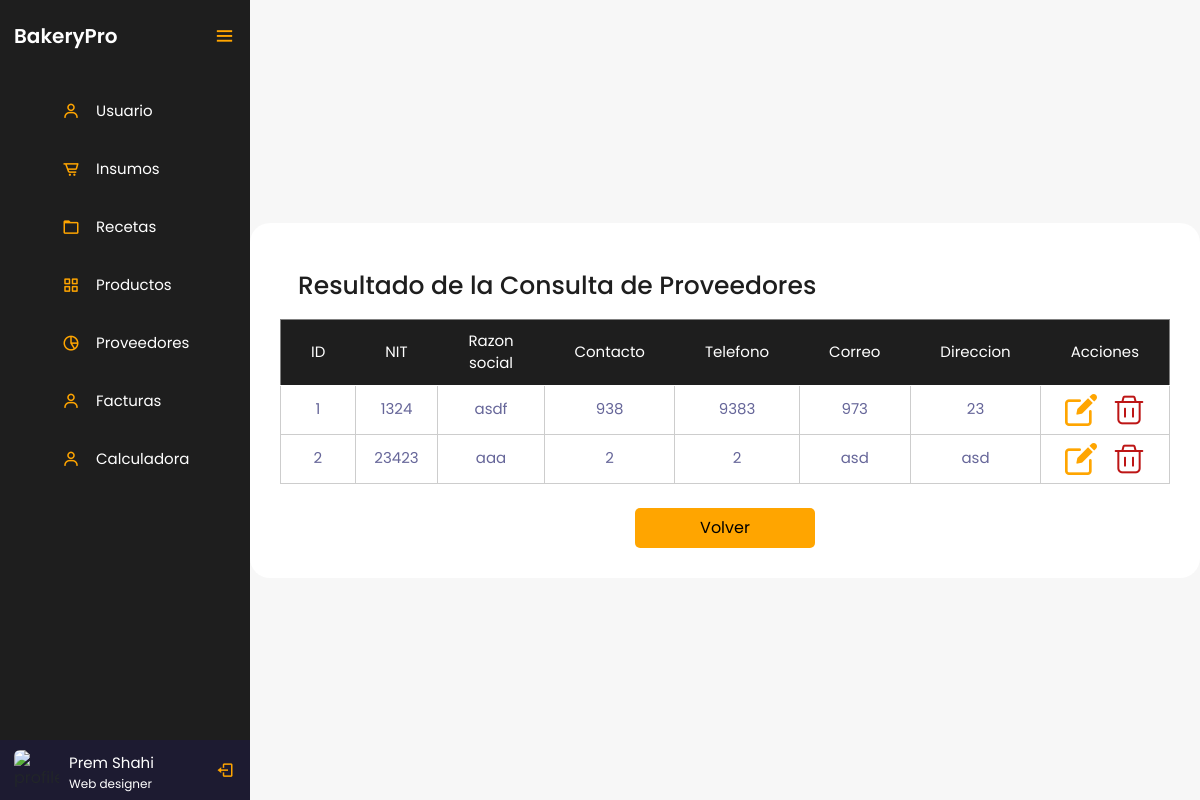
Page /controlador/Proveedores/consultar.php (signed in) on the committed database.
### tables this page shows
CREATE TABLE `tblproveedores` (
  `IdProveedores` int(3) NOT NULL,
  `NIT` decimal(15,0) NOT NULL,
  `RazonSocial` varchar(20) NOT NULL,
  `Contacto` varchar(40) NOT NULL,
  `Telefono` decimal(10,0) NOT NULL,
  `Correo` varchar(20) NOT NULL,
  `Direccion` varchar(40) NOT NULL
);

### controlador/Proveedores/consultar.php (the view, shortened to what this page needs)
<!DOCTYPE html>
<html lang="en">
<head>
    <link href="https://cdn.jsdelivr.net/npm/bootstrap@5.3.3/dist/css/bootstrap.min.css" rel="stylesheet">
    <link href='https://unpkg.com/boxicons@2.0.7/css/boxicons.min.css' rel='stylesheet'>
    <link rel="stylesheet" href="../../vista/style/styles.css">
</head>
<body>
    <div class="sidebar open">
            <div class="logo-details">
                <a href="../../dashboard.php" class="logo_link">
                    <span class="logo_name">BakeryPro</span>
                </a>
                <i class='bx bx-menu' id="btn" ></i>
            </div>
            <ul class="nav-list">
                <li>
                    <a href="../../vista/html/usuarios.php">
                        <i class='bx bx-user' ></i>
                        <span class="links_name">Usuario</span>
                    </a>
                </li>
                <li>
                    <a href="../../vista/html/insumos.php">
                        <i class='bx bx-cart-alt' ></i>
                        <span class="links_name">Insumos</span>
                    </a>
                </li>
                <li>
                    <a href="../../vista/html/recetas.php">
                        <i class='bx bx-folder' ></i>
                        <span class="links_name">Recetas</span>
                    </a>
                </li>
                <li>
                    <a href="../../vista/html/productos.php">
                        <i class='bx bx-grid-alt'></i>
                        <span class="links_name">Productos</span>
                    </a>
                </li>
                <li>
                    <a href="../../vista/html/proveedores.php">
                        <i class='bx bx-pie-chart-alt-2' ></i>
                        <span class="links_name">Proveedores</span>
                    </a>
                </li>
                <li>
                    <a href="../../vista/html/facturas.php">
                        <i class='bx bx-user' ></i>
                        <span class="links_name">Facturas</span>
                    </a>
                </li>
                <li>
                    <a href="./calculadora.php">
                        <i class='bx bx-user' ></i>
                        <span class="links_name">Calculadora</span>
                    </a>
                </li>
                <li class="profile">
                    <div class="profile-details">
                        <img src="profile.jpg" alt="profileImg">
                        <div class="name_job">
                            <div class="name">Prem Shahi</div>
                            <div class="job">Web designer</div>
                        </div>
                    </div>
                    <i class='bx bx-log-out' id="log_out" ></i>
                </li>
            </ul>
    </div>
    <section class="home-section">
        <div class="container">
        <h2 class="titleContainer">Resultado de la Consulta de Proveedores</h2>
        <?php
        include '../../modelo/conexion.php';
        $sql = "SELECT * FROM tblproveedores";
        $resultado = $conexion->query($sql);
        ?>
        <?php if ($resultado->num_rows > 0) { ?>
            <table border="1">
                <tr>
                    <th>ID</th>
                    <th>NIT</th>
                    <th>Razon social</th>
                    <th>Contacto</th>
                    <th>Telefono</th>
                    <th>Correo</th>
                    <th>Direccion</th>
                    <th>Acciones</th>
                </tr>
                <?php while ($fila = $resultado->fetch_assoc()) { ?>
                    <tr>
                        <td><?php echo $fila['IdProveedores']; ?></td>
                        <td><?php echo $fila["NIT"]; ?></td>
                        <td><?php echo $fila["RazonSocial"]; ?></td>
                        <td><?php echo $fila["Contacto"]; ?></td>
                        <td><?php echo $fila["Telefono"]; ?></td>
                        <td><?php echo $fila["Correo"]; ?></td>
                        <td><?php echo $fila["Direccion"]; ?></td>
                        <td>
                            <a href='editar.php?IdProveedores=<?php echo $fila['IdProveedores']; ?>'><img src="../../vista/img/editar.png" alt="editar"></a>
                            <a href="#" class="btn3 btn-sm " data-bs-toggle="modal" data-bs-target="#ModalEliminarProveedor" data-bs-id="<?php echo $fila['IdProveedores']; ?>"><img src="../../vista/img/eliminar.png" alt="eliminar"></a>
                        </td>
                    </tr>
                <?php } ?>
            </table>
        <?php } else { ?>
            <p>No se encontraron resultados para el ID proporcionado.</p>
        <?php } ?>
        <br>
            <a href="../../vista/html/proveedores.php" class="volverConsultar">Volver</a>
        </div>
    </section>
</body>
</html>

### vista/style/styles.css (style rules this page uses)
:root { --orange: #d4894c; --white_trasnparent: #232830; --very-light-pink: #C7C7C7; --text-input-field: #F7F7F7; --hospital-green: #bd1515; --sm: 14px; --md: 16px; --lg: 18px; --yellow: #ffa500; --black: #201e1c; --white: #ffffff; --official-black:#1e1e1e; --official-red:#ffa500; --background-white:#f7f7f7; --card-white:#ffffff; }
* { margin: 0; padding: 0; box-sizing: border-box; font-family: "Poppins" , sans-serif; }
.sidebar { position: fixed; left: 0; top: 0; height: 100%; width: 78px; background: var(--official-black); padding: 6px 14px; z-index: 99; transition: all 0.5s ease; }
.sidebar.open { width: 250px; }
.sidebar .logo-details { height: 60px; display: flex; align-items: center; position: relative; }
.sidebar .logo-details .logo_name { color: #fff; font-size: 20px; font-weight: 600; opacity: 0; transition: all 0.5s ease; }
.sidebar.open .logo-details .icon, .sidebar.open .logo-details .logo_name { opacity: 1; }
.sidebar .logo-details #btn { position: absolute; top: 50%; right: 0; transform: translateY(-50%); font-size: 22px; transition: all 0.4s ease; font-size: 23px; text-align: center; cursor: pointer; transition: all 0.5s ease; }
.sidebar.open .logo-details #btn { text-align: right; }
.sidebar i { color: var(--official-red); height: 60px; min-width: 50px; font-size: 28px; text-align: center; line-height: 60px; }
.sidebar .nav-list { margin-top: 20px; height: 100%; }
.sidebar li { position: relative; margin: 8px 0; list-style: none; }
.sidebar li a { display: flex; height: 100%; width: 100%; border-radius: 12px; align-items: center; text-decoration: none; transition: all 0.4s ease; }
.sidebar li a .links_name { color: #fff; font-size: 15px; font-weight: 400; white-space: nowrap; opacity: 0; pointer-events: none; transition: 0.4s; }
.sidebar.open li a .links_name { opacity: 1; pointer-events: auto; }
.sidebar li i { height: 50px; line-height: 50px; font-size: 18px; border-radius: 12px; }
.sidebar li.profile { position: fixed; height: 60px; width: 78px; left: 0; bottom: -8px; padding: 10px 14px; background: #1d1b31; transition: all 0.5s ease; overflow: hidden; }
.sidebar.open li.profile { width: 250px; }
.sidebar li .profile-details { display: flex; align-items: center; flex-wrap: nowrap; }
.sidebar li img { height: 45px; width: 45px; object-fit: cover; border-radius: 6px; margin-right: 10px; }
.sidebar li.profile .name, .sidebar li.profile .job { font-size: 15px; font-weight: 400; color: #fff; white-space: nowrap; }
.sidebar li.profile .job { font-size: 12px; }
.sidebar .profile #log_out { position: absolute; top: 50%; right: 0; transform: translateY(-50%); background: #1d1b31; width: 100%; height: 60px; line-height: 60px; border-radius: 0px; transition: all 0.5s ease; }
.sidebar.open .profile #log_out { width: 50px; background: none; }
.logo_link { text-decoration: none; }
.home-section { position: relative; background: var(--background-white); min-height: 100vh; display: flex; top: 0; left: 78px; width: calc(100% - 78px); transition: all 0.5s ease; z-index: 2; justify-content: center; align-items: center; }
.sidebar.open ~ .home-section { left: 250px; width: calc(100% - 250px); }
.titleContainer { color: var(--official-black); font-size: 25px; font-weight: 500; margin: 18px }
.volverConsultar { height: 40px; width: 180px; display: flex; justify-content: center; background: var(--yellow); border-radius: 5px; align-items: center; margin: auto; }
.container { height: auto; background: var(--card-white); padding: 30px; border-radius: 20px; }
.btn3 { height: 40px; border: none; border-radius: 5px; transition: 1s; cursor: pointer; margin: 0 auto; }
table { font-size: 15px; width: 100%; text-align: center; border-collapse: collapse; }
th { font-size: 15px; font-weight: normal; padding: 8px; background: var(--official-black); border-bottom: 1px solid #fff; color: #fff; padding: 10px 30px; }
td { padding: 8px; background: #ffffff7d; border: 1px solid #cdcdcd; color: #669; border-top: 1px solid transparent; }
a { text-decoration: none; color: black; }
tbody tr td img { margin: 0 6px; }

### rows in the picture
tblproveedores: IdProveedores "1", NIT "1324", RazonSocial "asdf", Contacto "938", Telefono "9383", Correo "973", Direccion "23"
tblproveedores: IdProveedores "2", NIT "23423", RazonSocial "aaa", Contacto "2", Telefono "2", Correo "asd", Direccion "asd"
